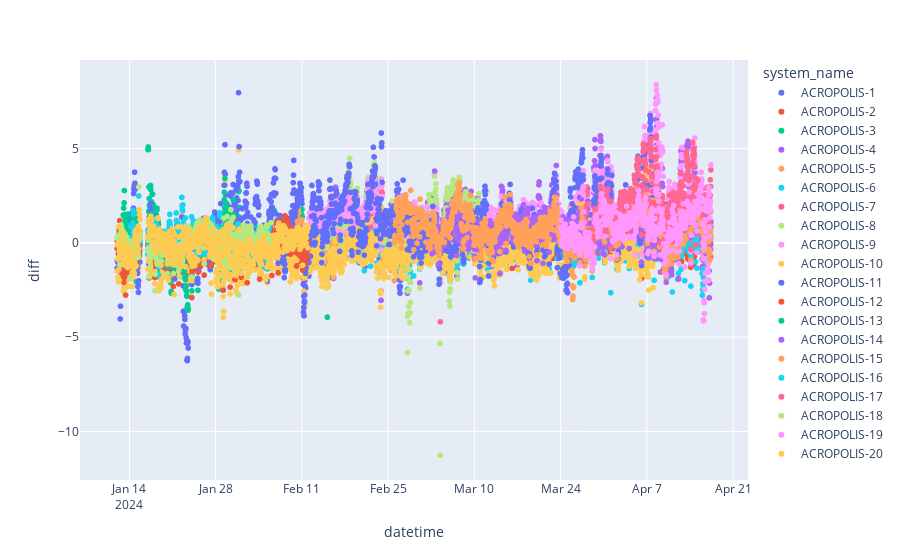
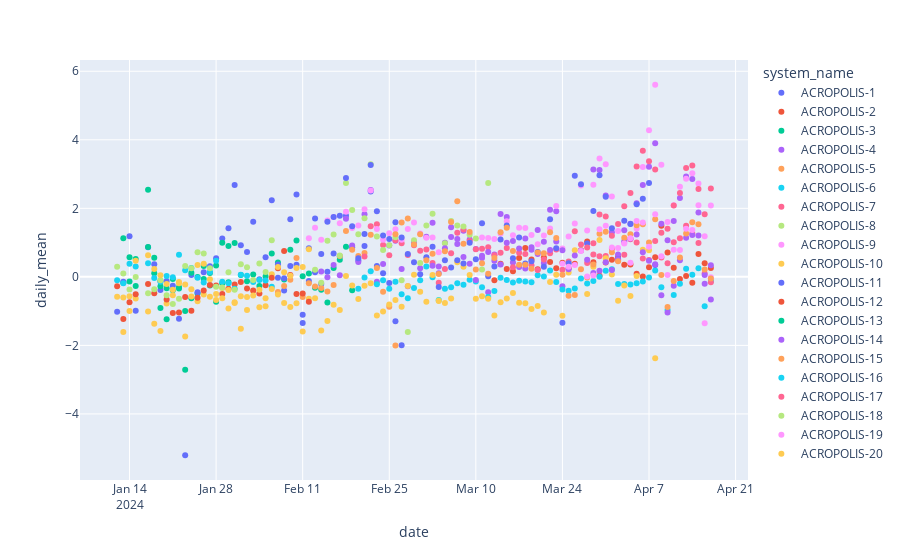
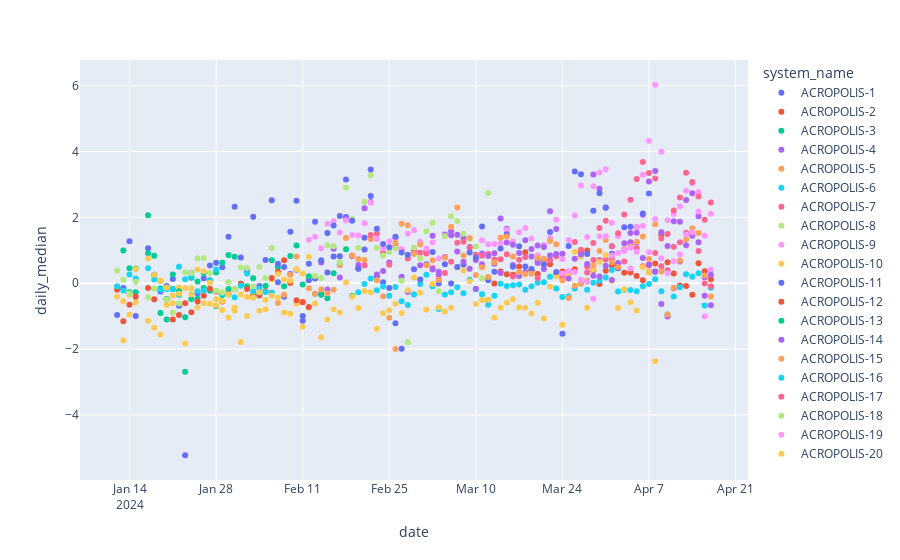

Notebook code for these charts, in order:
### Code cell
df_daily_mean = df.sort("datetime") \
    .with_columns(pl.col("datetime").dt.date().alias("date")) \
    .group_by(["date", "system_name", "system_id"]) \
    .agg([
        (pl.col("diff").mean()).alias("daily_mean"),
        (pl.col("diff").median()).alias("daily_median")
        ]) \
    .sort("system_id")
    
fig = px.scatter(df, x="datetime", y="diff", color = "system_name")
fig.show()
fig = px.scatter(df_daily_mean, x="date", y="daily_mean", color = "system_name")
fig.show()
fig = px.scatter(df_daily_mean, x="date", y="daily_median", color = "system_name")
fig.show()
